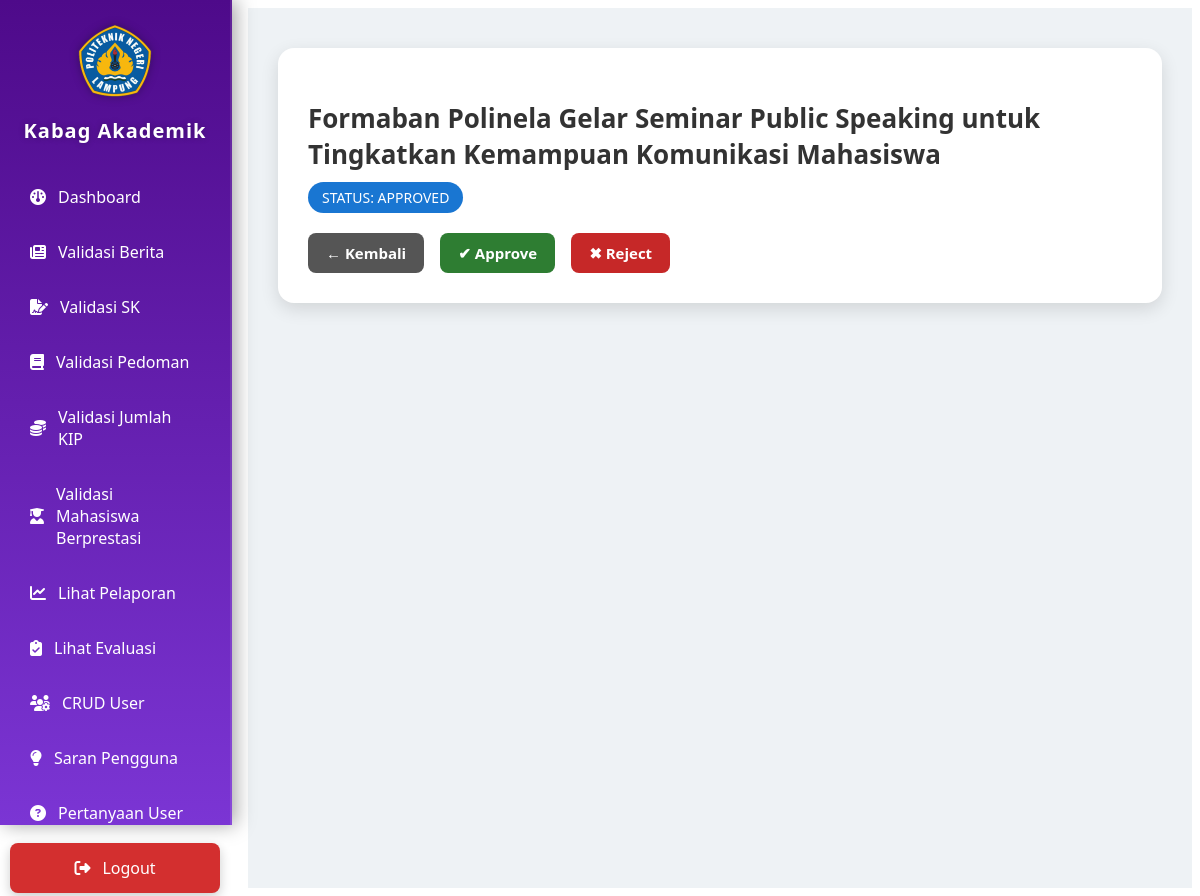
/kabag_akademik/validasi_berita_detail.php?id=24 (signed in), run on an earlier commit of the app's database.
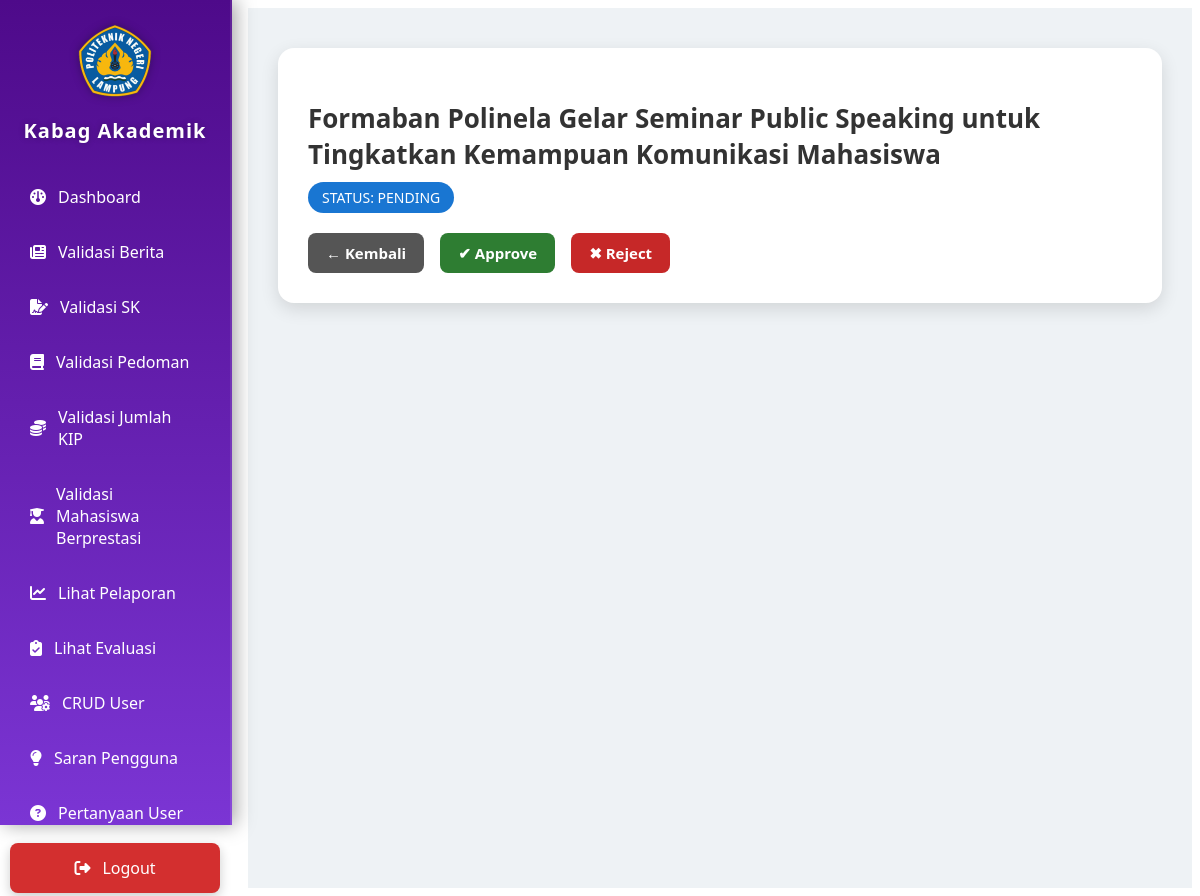
And on a later commit of the database.
### tables this page shows
CREATE TABLE `berita` (
  `id_berita` int(11) NOT NULL,
  `id_admin` int(11) UNSIGNED DEFAULT NULL,
  `judul` varchar(255) NOT NULL,
  `gambar` varchar(255) DEFAULT NULL,
  `status` enum('draft','pending','approved','rejected') DEFAULT 'pending',
  `approved_by` int(11) UNSIGNED DEFAULT NULL,
  `tanggal` date DEFAULT curdate(),
  `created_at` timestamp NOT NULL DEFAULT current_timestamp(),
  `updated_at` timestamp NULL DEFAULT NULL ON UPDATE current_timestamp(),
  `catatan_revisi` text DEFAULT NULL
);

### kabag_akademik/validasi_berita_detail.php (the view, shortened to what this page needs)
<?php
include '../koneksi.php';
include 'sidebar.php';
$id = isset($_GET['id']) ? intval($_GET['id']) : 0;
$stmt = $koneksi->prepare("SELECT * FROM berita WHERE id_berita = ?");
$stmt->bind_param("i", $id);
$stmt->execute();
$result = $stmt->get_result();
$d = $result->fetch_assoc();
?>
<div class="main-content">
    <div class="berita-box">
        <h2 class="berita-title"><?= htmlspecialchars($d['judul']); ?></h2>
        <div class="berita-status">
            STATUS: <?= strtoupper(htmlspecialchars($d['status'])); ?>
        </div>
        <br>
        <a class="btn btn-back" href="validasi_berita.php">← Kembali</a>
        <a class="btn btn-approve"
            href="validasi_berita_proses.php?id=<?= $d['id_berita']; ?>&s=approved">
            ✔ Approve
        </a>
        <a class="btn btn-reject"
            href="validasi_berita_revisi.php?id=<?= $d['id_berita']; ?>">
            ✖ Reject
        </a>
    </div>
</div>

What changed in the data, as far as the page shows it:
changed berita: status "APPROVED" → "PENDING"
